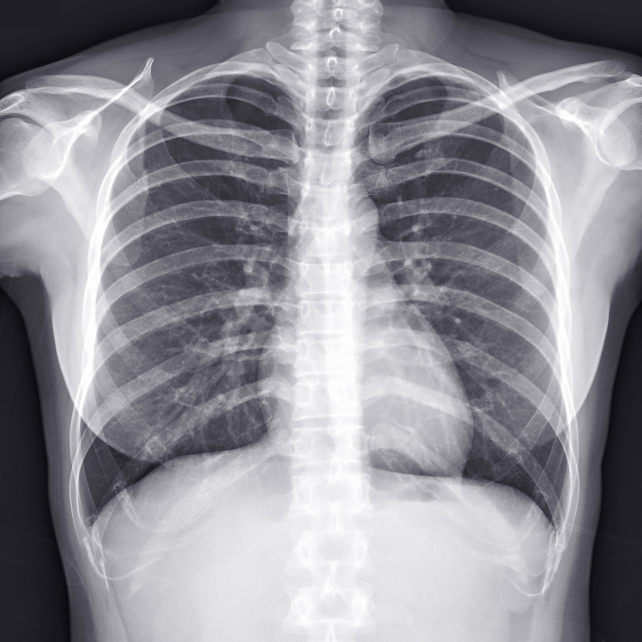
%> input picture Codigos/radiograph1.jpg, 1283 x 1283 px (shown at 1/2 size)
$ octave edgeDetection.m   (GNU Octave 9; MATLAB toolbox functions it lacks are replaced by stand-ins)
%> lines starting %> are read from the running program, lines starting %| are printed output that depends on the picture
%Ejemplo de Edge Detection V1.0
%Equipo de: Andrea Corrales, Isabela Resendez, Rael Barragan y Juan Diego
%Garcia
f=imread('radiograph1.jpg');
%> f is the input picture: size 1283x1283x3 uint8; mean R, G, B 144.3, 143.2, 150.1
f=imresize(f,0.25);
%> f: size 321x321x3 uint8
f=double(f(:,:,1));
%> f: size 321x321 double
imshow(f,[])
%%
edgex=[1,-1]
g1=conv2(f,edgex,'same');
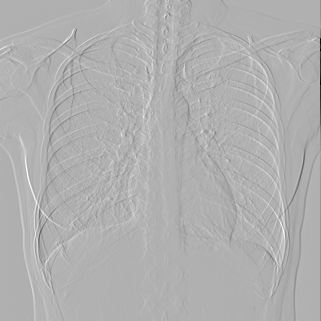
%> g1: size 321x321 double; min -199, max 88, mean -0.2; drawn with min black and max white
imshow(g1,[-10,10]);
%%
edgey=[-1 -2 -1;0,0,0;1,2,1]/8
g2=conv2(f,edgey,'same');
imshow(g2,[-10,10])
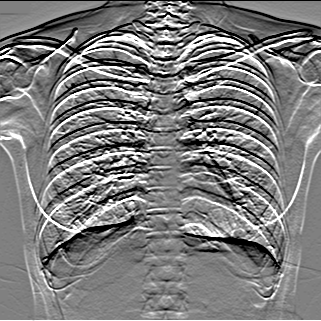
%> displayed picture: size 321x321, on the screen's scale of 0 to 255; min 0, max 255, mean 124.2
figure(2)
subplot(1,2,1)
imshow(g1,[-10,10])
title('Dx')
subplot(1,2,2)
imshow(g2,[-10,10])
title('Dy')
%%
figure(3)
subplot(1,1,1)
%%
%Sobel Mask Dx and Dy for Image Gradient
edgex=[1,0,-1;2,0,-2;1,0,-1]/8
gx=conv2(f,edgex,'same');
gy=conv2(f,edgey,'same');
%Gradient Magnitude
mag=abs(gx)+abs(gy);
imshow(mag,[]);
title('Gradient Magnitude = |dx|+|gy|')
%%
%Estimar Nivel de Ruido
noisemask = [-1, 0 1];
noiseimage = conv2(f,noisemask,'same');
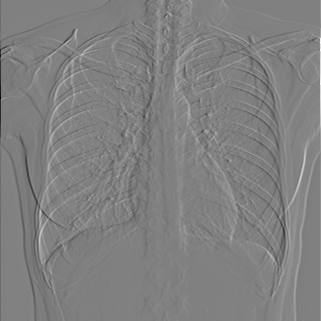
%> noiseimage: size 321x321 double; min -219, max 215, mean 0; drawn with min black and max white
noisevariance = mean2(noiseimage.^2);
%> noisevariance = 267.2
noisestd = sqrt(noisevariance/2);
%> noisestd = 11.56
edgedetection1 = mag > noisestd;
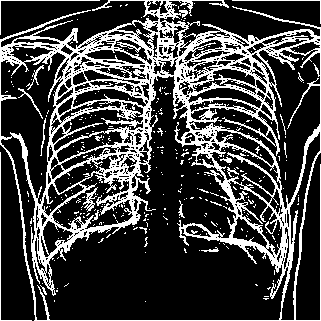
%> edgedetection1: size 321x321 logical; 25.2% white in thin lines or dots
edgedetection2 = mag > 2*noisestd;
%> edgedetection2: size 321x321 logical; 8.6% white in thin lines or dots
subplot(1,2,1)
imshow(edgedetection1,[]);
title('Edge Detection at Sigma')
subplot(1,2,2)
imshow(edgedetection2,[]);
title('Edge Detection at 2 Sigma')
%%
figure(4)
subplot(1,1,1)
angle=atan2(gy,gx);
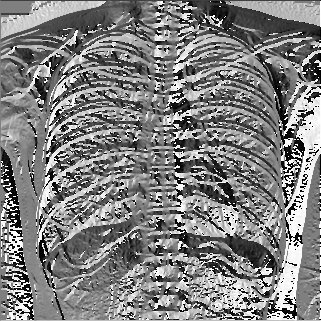
%> angle: size 321x321 double; min -3.14, max 3.14, mean 0.0179; drawn with min black and max white
imshow(angle,[]);
title('Gradient Orientation')
colormap('Autumn')
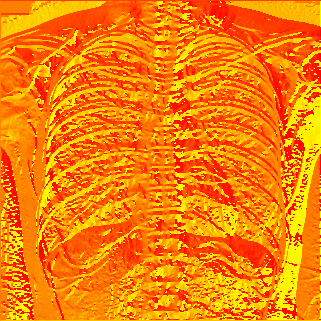
%> displayed picture: size 321x321x3, on the screen's scale of 0 to 255; mean R, G, B 255, 128.1, 0
%%
edgcany=edge(f,'Canny');
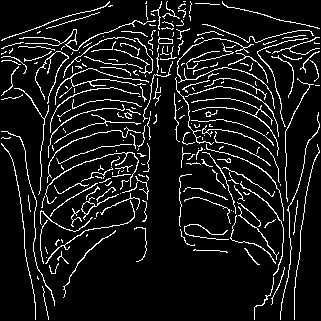
%> edgcany: size 321x321 logical; 9.4% white in thin lines or dots
imshow(edgcany,[]);
title('Canny Edge')
